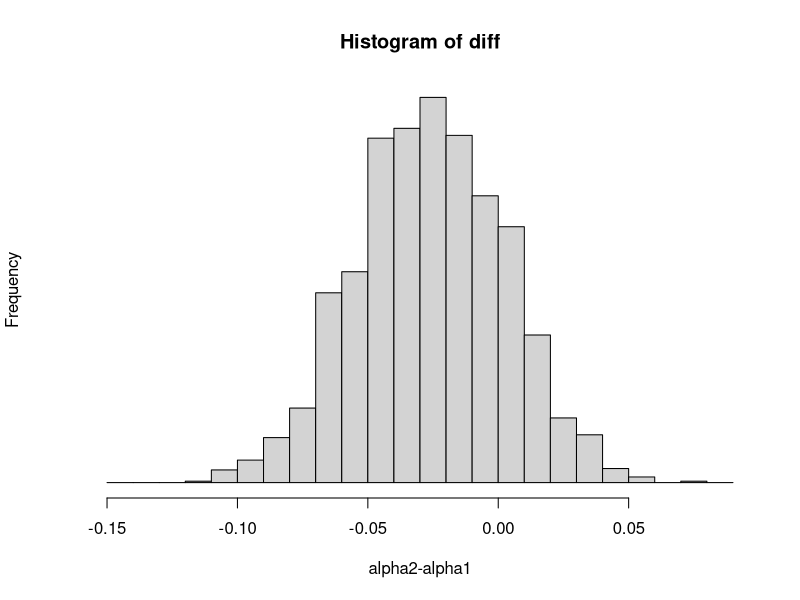
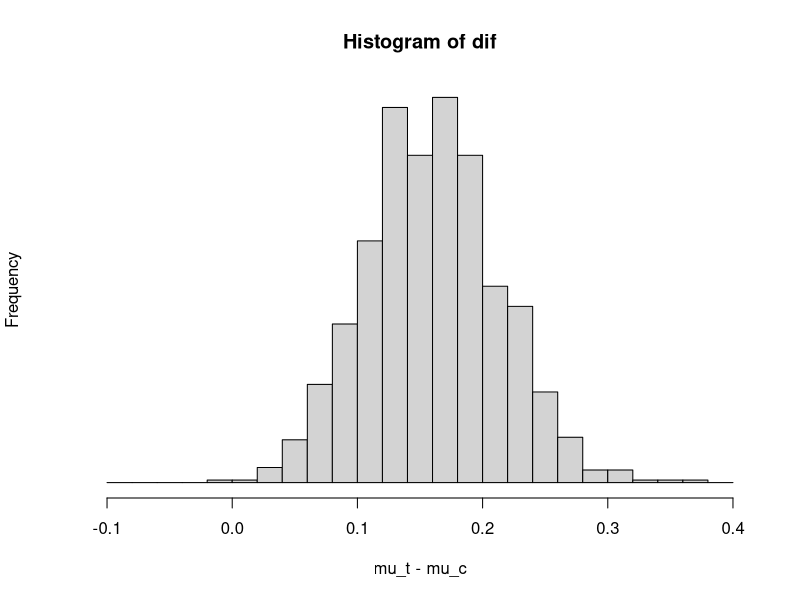
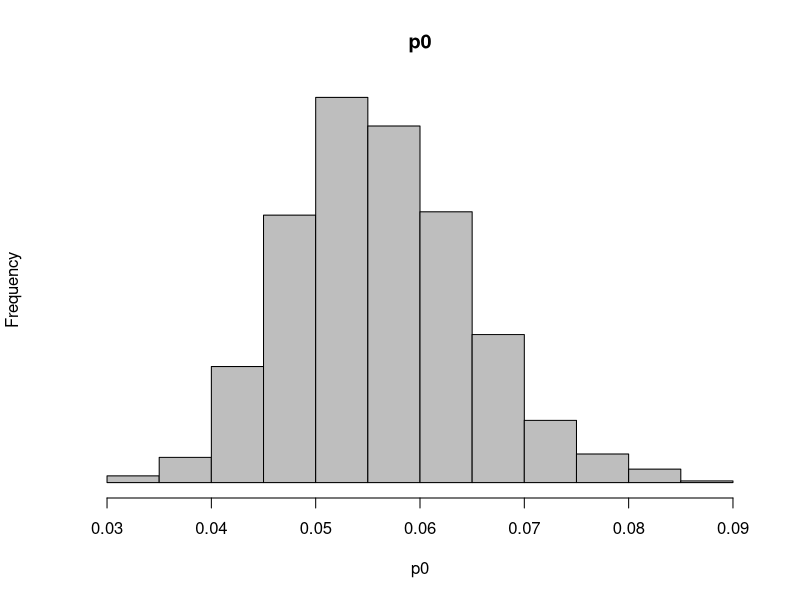
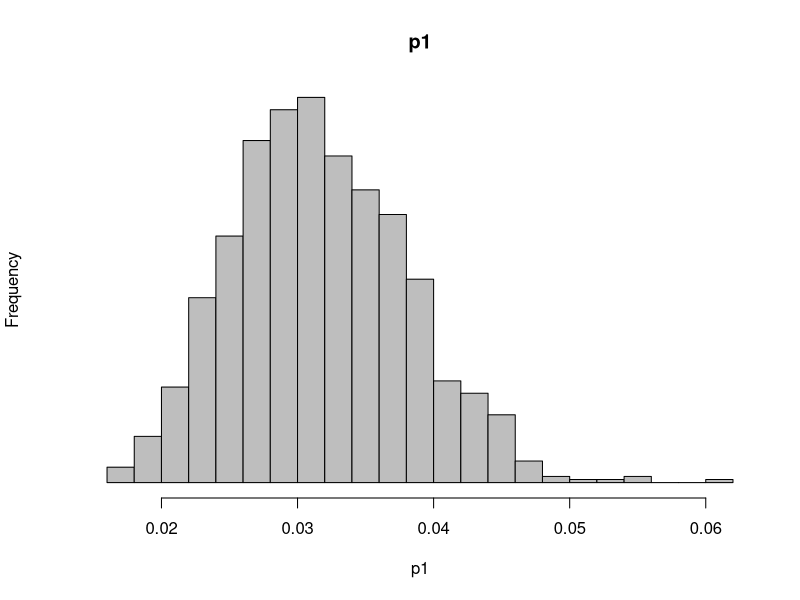
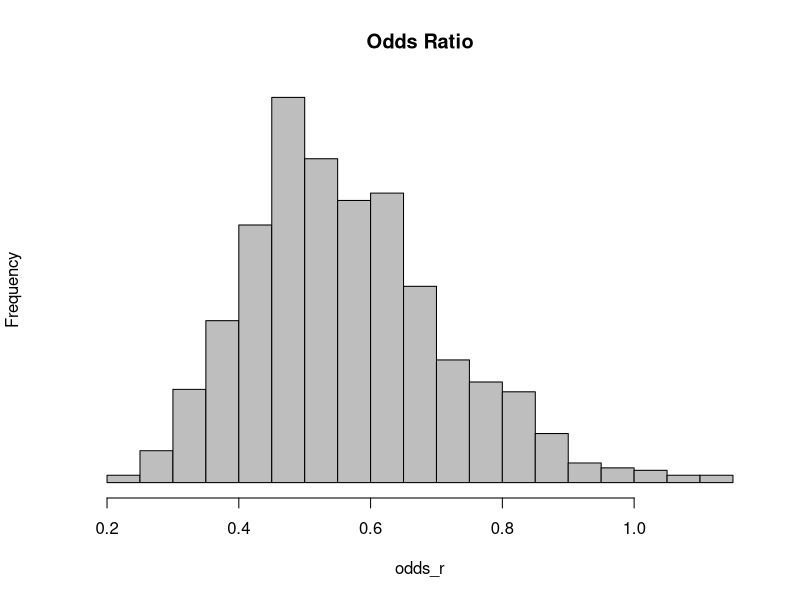
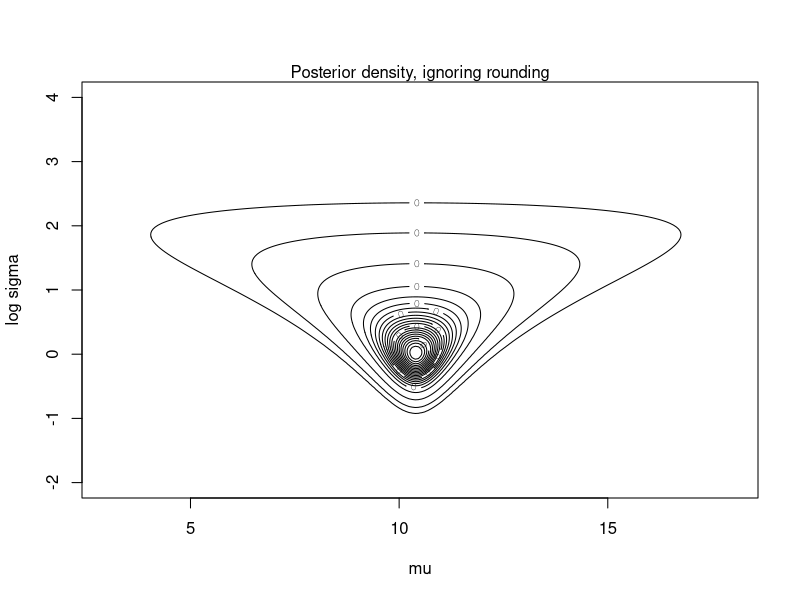
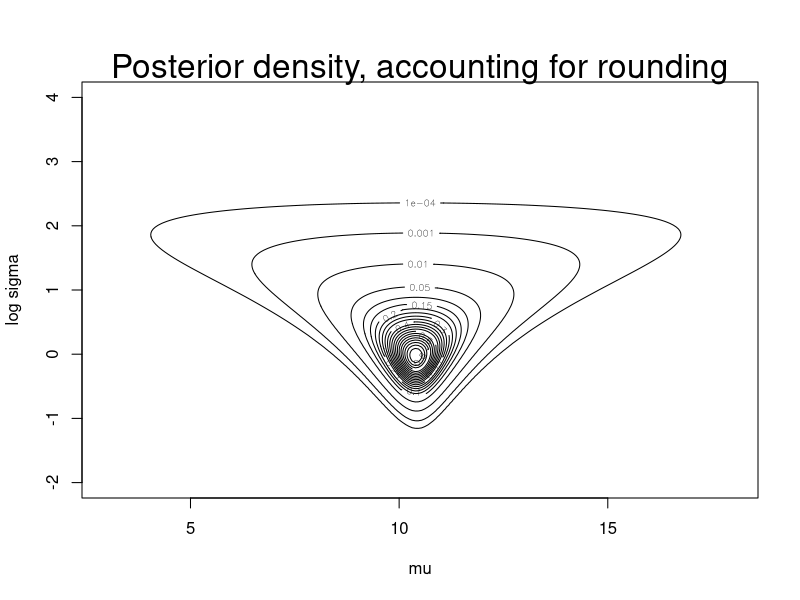

Write R code to recreate these figures, in order.
## ---- chunk 1
set.seed(2020311194)
alpha.1 <- rbeta(2000,295,308)
alpha.2 <- rbeta(2000,289,333)
diff <- alpha.2- alpha.1
hist(diff,xlab="alpha2-alpha1",yaxt="n", breaks = seq(-.15,.09,.01),cex=2)
print (mean(diff>0))

## ---- chunk 2
mu.c <- 1.013 + (0.24/sqrt(32))*rt(1000,31)
mu.t <- 1.173 + (0.20/sqrt(36))*rt(1000,35)
dif <- mu.t - mu.c
hist (dif, xlab="mu_t - mu_c", yaxt="n",
breaks=seq(-.1,.4,.02), cex=2)
print (sort(dif)[c(25,976)])
## ---- chunk 3
set.seed(2020311194)
p0 <- rbeta(1000,40,675)
p1 <- rbeta(1000,22,680)

hist(p0, breaks=20, col='grey', yaxt='n',main="p0")
hist(p1, breaks=20, col='grey', yaxt='n',main="p1")

odds_r <- (p1/(1-p1))/(p0/(1-p0))

hist(odds_r,breaks=30,col='grey',yaxt='n',main='Odds Ratio')



## ---- chunk 4
#Compare Jeffrey and Uniform prior
set.seed(2020311194)
p0 <- rbeta(1000,39.5,674.5)
p1 <- rbeta(1000,21.5,679.5)

odds_r1 <- (p1/(1-p1))/(p0/(1-p0))
mean(odds_r) ; mean(odds_r1)
var(odds_r) ; var(odds_r1)
quantile(odds_r,c(0.25,0.5,0.75,0.99)) ; quantile(odds_r1,c(0.25,0.5,0.75,0.99))
## ---- chunk 5
post.a <- function(mu,sd,y){
ldens <- 0
for (i in 1:length(y)) ldens <- ldens +
log(dnorm(y[i],mu,sd))
ldens}
post.b <- function(mu,sd,y){
ldens <- 0
for (i in 1:length(y)) ldens <- ldens +
log(pnorm(y[i]+0.5,mu,sd) - pnorm(y[i]-0.5,mu,sd))
ldens}
summ <- function(x){c(mean(x),sqrt(var(x)),
quantile(x, c(.025,.25,.5,.75,.975)))}
nsim <- 2000
y <- c(10,10,12,11,9)
n <- length(y)
ybar <- mean(y)
s2 <- sum((y-mean(y))^2)/(n-1)
mugrid <- seq(3,18,length=200)
logsdgrid <- seq(-2,4,length=200)
contours <- c(.0001,.001,.01,seq(.05,.95,.05))
logdens <- outer (mugrid, exp(logsdgrid), post.a, y)
dens <- exp(logdens - max(logdens))
contour (mugrid, logsdgrid, dens, levels=contours,
xlab="mu", ylab="log sigma", label=0, cex=2)
mtext ("Posterior density, ignoring rounding", 3)
sd <- sqrt((n-1)*s2/rchisq(nsim,4))
mu <- rnorm(nsim,ybar,sd/sqrt(n))
print (rbind (summ(mu),summ(sd)))
logdens <- outer (mugrid, exp(logsdgrid), post.b, y)
dens <- exp(logdens - max(logdens))
contour (mugrid, logsdgrid, dens, levels=contours,
xlab="mu", ylab="log sigma", labex=0, cex=2)
mtext ("Posterior density, accounting for rounding",
cex=2, 3)
dens.mu <- apply(dens,1,sum)
muindex <- sample (1:length(mugrid), nsim, replace=T,
prob=dens.mu)
mu <- mugrid[muindex]
sd <- rep (NA,nsim)
for (i in (1:nsim)) sd[i] <- exp (sample
(logsdgrid, 1, prob=dens[muindex[i],]))
print (rbind (summ(mu),summ(sd)))
## ---- chunk 6
z <- matrix (NA, nsim, length(y))
for (i in 1:length(y)){
lower <- pnorm (y[i]-.5, mu, sd)
upper <- pnorm (y[i]+.5, mu, sd)
z[,i] <- qnorm (lower + runif(nsim)*(upper-lower), mu, sd)}
mean ((z[,1]-z[,2])^2)
